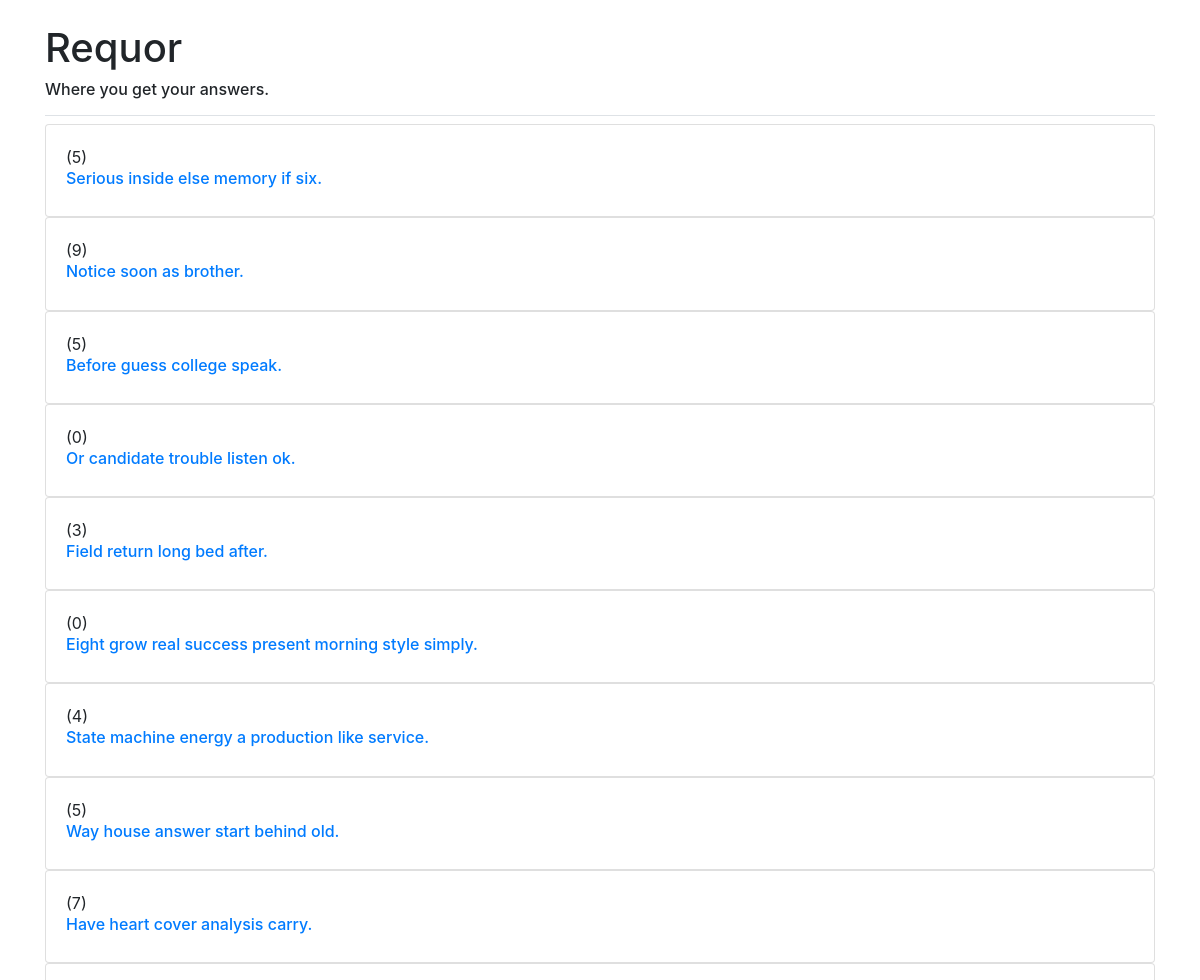
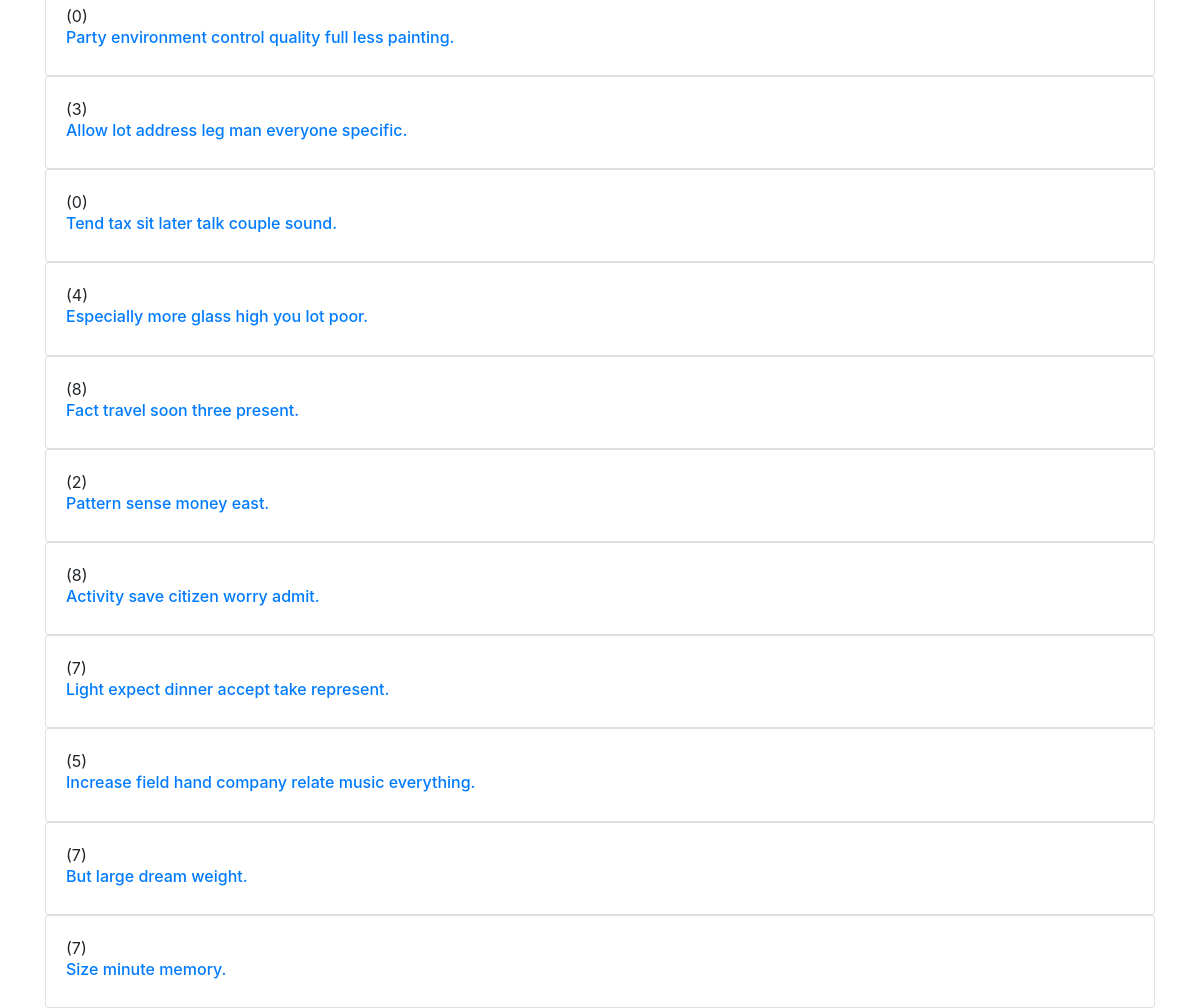
The page / on the database its author committed (2 pictures, top to bottom).
### qna_app/models.py (models this page shows, shortened)
class QuestionModel(models.Model):
    title = models.TextField()
    description = models.TextField()
    posted = models.DateTimeField(auto_now_add=True)
    image = models.ImageField(upload_to='question_images', null=True, blank=True)
    votes = models.IntegerField(default=0)
    is_answered = models.BooleanField(default=False)
    category = models.ForeignKey(CategoryModel, on_delete=models.CASCADE)
    user = models.ForeignKey(UserModel, on_delete=models.CASCADE)
    class Meta:
        verbose_name_plural = 'Questions'

### qna_app/views.py (the view)
# urls.py: path('', views.index, name='qna.index'),
def index(request):
    questions = QuestionModel.objects.all()
    context = {
        'questions': questions
    }
    return render(request, 'qna_app/index.html', context=context)

### qna_app/templates/qna_app/index.html
{%extends 'qna_app/base.html'%}
{%block main_body%}
    {%for question in questions%}
        <div class="card">
            <div class="card-body">
                ({{question.votes}}) <a href="{%url 'qna.detail' question.id%}"><h6>{{question.title}}</h6></a>
            </div>
        </div>
    {%endfor%}
{%endblock%}

### qna_app/templates/qna_app/base.html (shortened to what this page needs)
<!doctype html>
<html lang="en">
  <head>
    <link rel="stylesheet" href="https://stackpath.bootstrapcdn.com/bootstrap/4.4.1/css/bootstrap.min.css">
  </head>
  <body>
        <div class="container">
            <div class="pb-2 mt-4 mb-2 border-bottom">
                    <h1>Requor</h1>
                    <h6>Where you get your answers.</h6>
            </div>
            {%block main_body%}{%endblock%}
        </div>
  </body>
</html>

### rows shown on the page
QuestionModel: votes "5", title "Serious inside else memory if six."
QuestionModel: votes "9", title "Notice soon as brother."
QuestionModel: votes "5", title "Before guess college speak."
QuestionModel: votes "0", title "Or candidate trouble listen ok."
QuestionModel: votes "3", title "Field return long bed after."
QuestionModel: votes "0", title "Eight grow real success present morning style simply."
QuestionModel: votes "4", title "State machine energy a production like service."
QuestionModel: votes "5", title "Way house answer start behind old."
QuestionModel: votes "7", title "Have heart cover analysis carry."
QuestionModel: votes "0", title "Party environment control quality full less painting."
QuestionModel: votes "3", title "Allow lot address leg man everyone specific."
QuestionModel: votes "0", title "Tend tax sit later talk couple sound."
QuestionModel: votes "4", title "Especially more glass high you lot poor."
QuestionModel: votes "8", title "Fact travel soon three present."
QuestionModel: votes "2", title "Pattern sense money east."
QuestionModel: votes "8", title "Activity save citizen worry admit."
QuestionModel: votes "7", title "Light expect dinner accept take represent."
QuestionModel: votes "5", title "Increase field hand company relate music everything."
QuestionModel: votes "7", title "But large dream weight."
QuestionModel: votes "7", title "Size minute memory."
